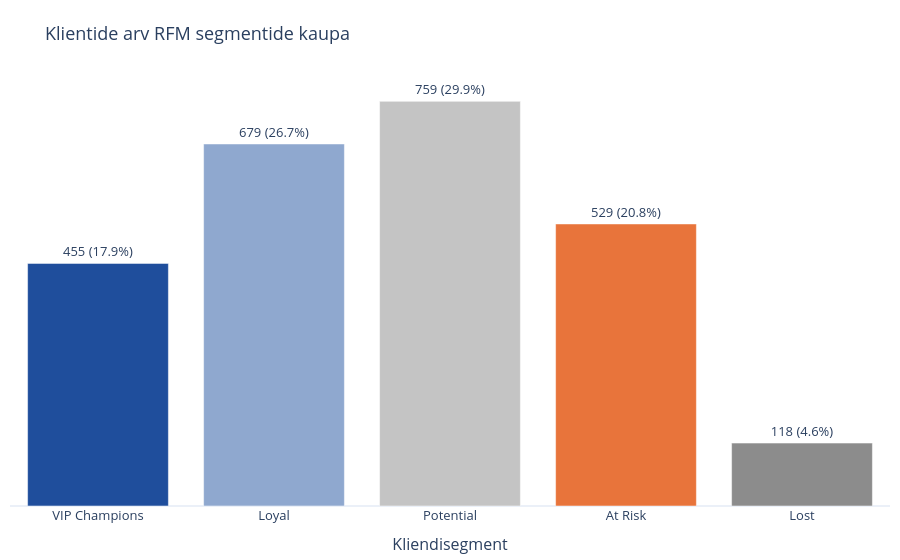

Notebook cell for this chart:
### Code cell
# Diagramm 1 – Klientide jaotus segmentide kaupa
segment_counts = (
    rfm['Segment'].value_counts()
    .reindex(SEGMENT_ORDER)
    .fillna(0).astype(int)
    .rename_axis('Segment').reset_index(name='Kliente')
)
segment_counts['Osakaal'] = (segment_counts['Kliente'] / segment_counts['Kliente'].sum() * 100).round(1)

fig1 = px.bar(
    segment_counts, x='Segment', y='Kliente',
    color='Segment', color_discrete_map=SEGMENT_COLORS,
    text=segment_counts.apply(lambda r: f"{r['Kliente']} ({r['Osakaal']}%)", axis=1),
    title='Klientide arv RFM segmentide kaupa',
    labels={'Segment': 'Kliendisegment', 'Kliente': 'Klientide arv'},
)
fig1.update_traces(textposition='outside', cliponaxis=False)
fig1.update_layout(showlegend=False)
fig1.update_yaxes(showgrid=False, showticklabels=False, title=None)
clean_layout(fig1).show()

### Figure 1 — Plotly figure (JSON) as saved in the notebook; plotly's stock layout.template omitted (floating-point values rounded to 4 significant figures)
{"data": [{"cliponaxis": false, "hovertemplate": "Kliendisegment=%{x}<br>Klientide arv=%{y}<br>text=%{text}<extra></extra>", "legendgroup": "VIP Champions", "marker": {"color": "#1f4e9c", "pattern": {"shape": ""}}, "name": "VIP Champions", "orientation": "v", "showlegend": true, "text": ["455 (17.9%)"], "textposition": "outside", "type": "bar", "x": ["VIP Champions"], "xaxis": "x", "y": [455], "yaxis": "y"}, {"cliponaxis": false, "hovertemplate": "Kliendisegment=%{x}<br>Klientide arv=%{y}<br>text=%{text}<extra></extra>", "legendgroup": "Loyal", "marker": {"color": "#8fa8cf", "pattern": {"shape": ""}}, "name": "Loyal", "orientation": "v", "showlegend": true, "text": ["679 (26.7%)"], "textposition": "outside", "type": "bar", "x": ["Loyal"], "xaxis": "x", "y": [679], "yaxis": "y"}, {"cliponaxis": false, "hovertemplate": "Kliendisegment=%{x}<br>Klientide arv=%{y}<br>text=%{text}<extra></extra>", "legendgroup": "Potential", "marker": {"color": "#c4c4c4", "pattern": {"shape": ""}}, "name": "Potential", "orientation": "v", "showlegend": true, "text": ["759 (29.9%)"], "textposition": "outside", "type": "bar", "x": ["Potential"], "xaxis": "x", "y": [759], "yaxis": "y"}, {"cliponaxis": false, "hovertemplate": "Kliendisegment=%{x}<br>Klientide arv=%{y}<br>text=%{text}<extra></extra>", "legendgroup": "At Risk", "marker": {"color": "#e8743b", "pattern": {"shape": ""}}, "name": "At Risk", "orientation": "v", "showlegend": true, "text": ["529 (20.8%)"], "textposition": "outside", "type": "bar", "x": ["At Risk"], "xaxis": "x", "y": [529], "yaxis": "y"}, {"cliponaxis": false, "hovertemplate": "Kliendisegment=%{x}<br>Klientide arv=%{y}<br>text=%{text}<extra></extra>", "legendgroup": "Lost", "marker": {"color": "#8c8c8c", "pattern": {"shape": ""}}, "name": "Lost", "orientation": "v", "showlegend": true, "text": ["118 (4.6%)"], "textposition": "outside", "type": "bar", "x": ["Lost"], "xaxis": "x", "y": [118], "yaxis": "y"}], "layout": {"barmode": "relative", "font": {"size": 13}, "legend": {"title": {"text": "Kliendisegment"}, "tracegroupgap": 0}, "margin": {"b": 10, "l": 10, "r": 10, "t": 80}, "showlegend": false, "title": {"font": {"size": 18}, "text": "Klientide arv RFM segmentide kaupa"}, "xaxis": {"anchor": "y", "categoryarray": ["VIP Champions", "Loyal", "Potential", "At Risk", "Lost"], "categoryorder": "array", "domain": [0, 1], "showgrid": false, "title": {"text": "Kliendisegment"}}, "yaxis": {"anchor": "x", "domain": [0, 1], "showgrid": false, "showticklabels": false, "title": {}}}}
